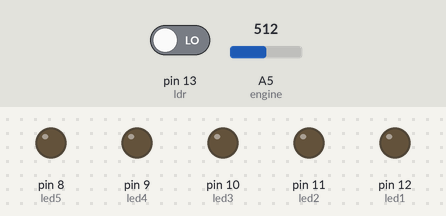
Bench run of a sketch on a simulated Arduino Uno, built with avr-gcc and run on an emulated ATmega328P. On the bench: output pins drawn as LEDs (lit = HIGH). Inputs (shaded band) come from the test bench; at power-on: pin 13 (ldr) LOW, A5 (engine) = 512.

Above: at 1.2 s.
1.3 s: pin 13 (ldr) driven HIGH
At 2.5 s:
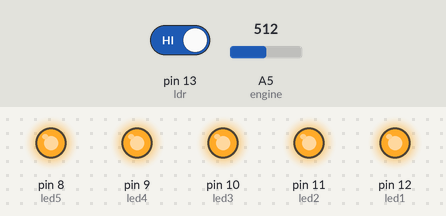
2.8 s: pin 13 (ldr) driven LOW
At 3.7 s:
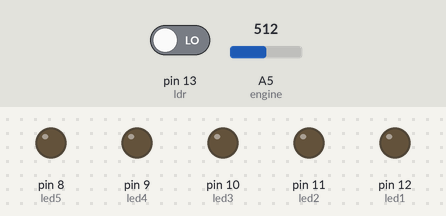
Timing chart, 0 to 5.8 s (numbered marks = the images above; inputs shaded):
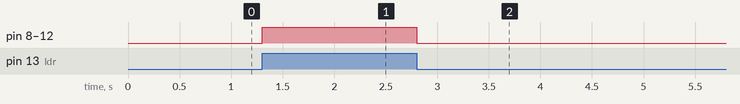

The sketch:

codigoFinalArduino.ino
```cpp
#define led1 12 //Define a porta do LED 1
#define led2 11 //Define a porta do LED 2
#define led3 10 //Define a porta do LED 3
#define led4 9 //Define a porta do LED 4
#define led5 8 //Define a porta do LED 5
#define ldr 13 //Define a porta do módulo LDR
#define engine A5 //Define a porta analógica do motor

void setup () {
    pinMode(led1, OUTPUT); //Porta do LED 1 é uma saída
    pinMode(led2, OUTPUT); //Porta do LED 2 é uma saída
    pinMode(led3, OUTPUT); //Porta do LED 3 é uma saída
    pinMode(led4, OUTPUT); //Porta do LED 4 é uma saída
    pinMode(led5, OUTPUT); //Porta do LED 5 é uma saída
    pinMode(ldr, INPUT); //Porta do módulo LDR é uma entrada
    pinMode(engine, INPUT); //Porta analógica do motor é uma entrada
}

void loop () {
    /*Estrutura de decisão:
    Se, e somente se houver energia gerada no motor DC e o módulo LDR acusar
    que está escuro, os leds acendem*/
    if((digitalRead(ldr) == 1) && (analogRead(engine) != 0)) {
        digitalWrite(led1, HIGH);
        digitalWrite(led2, HIGH);
        digitalWrite(led3, HIGH);
        digitalWrite(led4, HIGH);
        digitalWrite(led5, HIGH);
    }
    /*Em caso contrário, apagam*/
    else {
        digitalWrite(led1, LOW);
        digitalWrite(led2, LOW);
        digitalWrite(led3, LOW);
        digitalWrite(led4, LOW);
        digitalWrite(led5, LOW);
    }
}
```

Measured:
- after the input at 1.3 s, pin 8 (led5), pin 9 (led4), pin 10 (led3), pin 11 (led2), pin 12 (led1): LOW → HIGH at once
- after the input at 2.8 s, pin 8 (led5), pin 9 (led4), pin 10 (led3), pin 11 (led2), pin 12 (led1): HIGH → LOW at once
